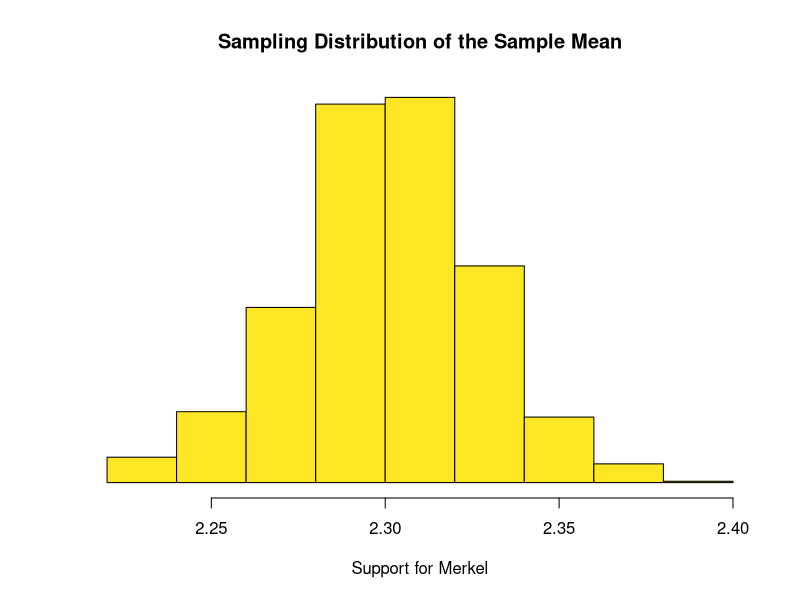
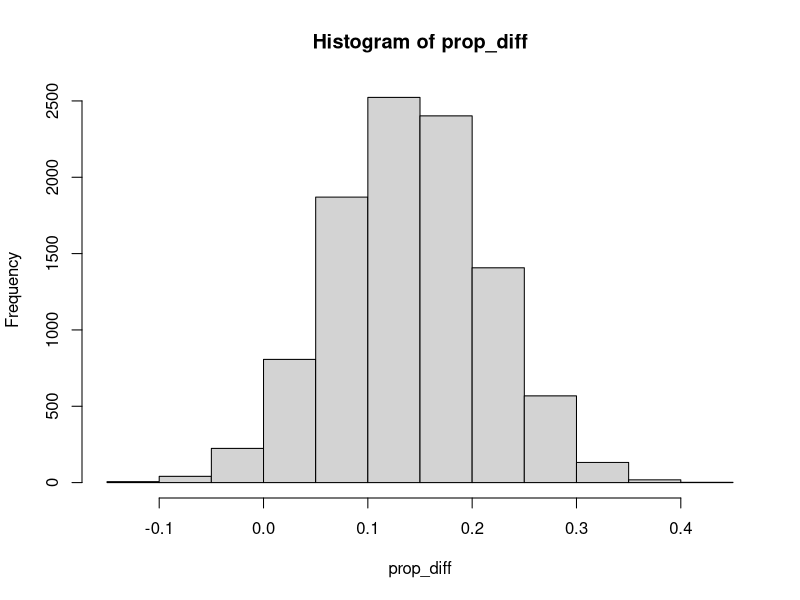

Generate these figures, in order, with R:
## ---- chunk 1
# The first line sets an option for the final document that can be produced from
# the .Rmd file. Don't worry about it.
knitr::opts_chunk$set(echo = TRUE)

# The next bit (lines 22-43) is quite powerful and useful. 
# First you define which packages you need for your analysis and assign it to 
# the p_needed object. 
p_needed <- c("viridis") # add your packages here 

# Now you check which packages are already installed on your computer.
# The function installed.packages() returns a vector with all the installed 
# packages.
packages <- rownames(installed.packages())

# Then you check which of the packages you need are not installed on your 
# computer yet. Essentially you compare the vector p_needed with the vector
# packages. The result of this comparison is assigned to p_to_install.
p_to_install <- p_needed[!(p_needed %in% packages)]

# If at least one element is in p_to_install you then install those missing
# packages.
if (length(p_to_install) > 0) {
  install.packages(p_to_install)
}
# Now that all packages are installed on the computer, you can load them for
# this project. Additionally the expression returns whether the packages were
# successfully loaded.
sapply(p_needed, require, character.only = TRUE)
## ---- chunk 2
# Standard Error:
se = 0.86 / sqrt(50)

#95% CI
2.3 + qnorm(c(0.025,0.975), mean = 0, sd = 1) * se

#99% CI
2.3 + qnorm(c(0.005,0.995), 0, 1) * se


## ---- chunk 3
se = 0.86 / sqrt(150)
#95% CI
2.3 + qnorm(c(0.025,0.975), 0, 1) * se
## ---- chunk 4
students = 1000
distr1000 = rnorm(students, 2.3, 0.86/sqrt(students))


hist(
  x = distr1000,
  main = "Sampling Distribution of the Sample Mean",
  xlab = "Support for Merkel",
  las = 1,
  col = viridis(2)[2],
  breaks = 10,
  yaxt = "n",
  ylab = ""
  )





## ---- chunk 5
ci_simulation_95 = quantile(x = distr1000, probs = c(0.025, 0.975))
print("95% confidence interval with n=1000")
ci_simulation_95
## ---- chunk 6
ci_simulation_99 = quantile(x = distr1000, probs = c(0.005, 0.995))
print("99% confidence interval with n=1000")
ci_simulation_99

## ---- chunk 7
se = 19 / sqrt(40)
se
## ---- chunk 8

# Analytical approach to calculate confidence interval
get_confidence_interval_lower_border <- function(mean, sd, n, z) {
return (mean - z * (sd / sqrt(n)))
}
get_confidence_interval_upper_border <- function(mean, sd, n, z) {
return (mean + z * (sd / sqrt(n)))
}


mean <- 100
sd <- 19
n <- 40
se <- sd/sqrt(n)

#90% CI
print('90% confidence interval')
mean + qnorm(c(0.05,0.95), 0, 1) * se

## ---- chunk 9
print('95% confidence interval')
mean + qnorm(c(0.025,0.975), 0, 1) * se
## ---- chunk 10
print('99% confidence interval')
mean + qnorm(c(0.005,0.995), 0, 1) * se
## ---- chunk 11
# mean IQ
dnorm(117, 100, 19)
## ---- chunk 12
absol_yes = 95
absol_yes_women = 0.45 * 80
absol_yes_men = absol_yes - absol_yes_women
absol_men = 180 - 80

rel_yes_men = absol_yes_men / absol_men
rel_yes_men
## ---- chunk 13
set.seed(0)
nsim = 10000
se_men = sqrt(rel_yes_men * (1-rel_yes_men) / absol_men)
p_men = rnorm(nsim, rel_yes_men, se_men)

se_women = sqrt(0.45 * 0.55 / 80)
p_women = rnorm(nsim, 0.45, se_women)

prop_diff = p_men - p_women
hist(prop_diff)

quantile(x = prop_diff, probs = c(0.025, 0.975))
## ---- chunk 14
#analytical
# rel_yes_men * (1-rel_yes_men) = binominal variance of men
se = sqrt((rel_yes_men * (1-rel_yes_men) / absol_men) + (0.45 * 0.55)/ 80)
print('SE of the analytical approach')
se

#simulation
print('SE of the simulation approach')
sd(prop_diff)
## ---- chunk 15
mean = 95/180
se = sqrt((95/180)*(1-95/180) / 180)
1- pnorm(0.68, mean, se)
## ---- chunk 16
1 - pnorm(0.5, mean, se)
